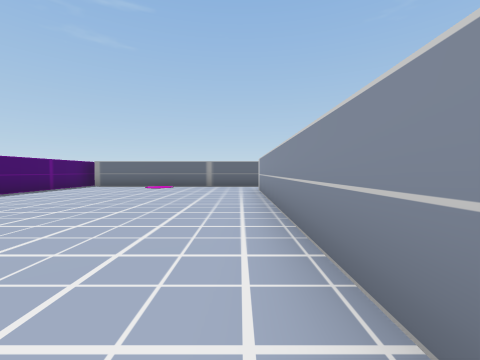
[1] (above)

22 first-person views from a walk through a scene from a Unity 3-D project. The camera is 0.59 m above the floor, tilts 2° down and sees 90° across. The floor is counted in squares, 1 m on a side. Each view is taken from the middle of a square. On the plan, view 1 faces up. The plan holds only what a view shows up to about 9 squares ahead; the rest is blank. The place goes on beyond the plan. The player character is not drawn. Some animated figures are not drawn.

[2]
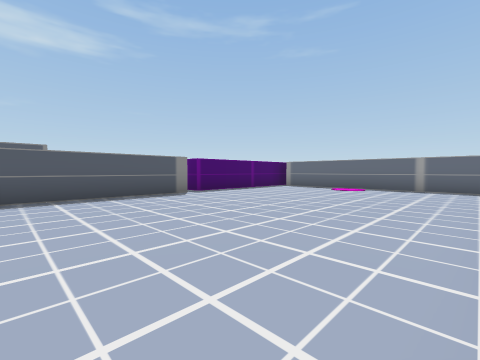

[3]
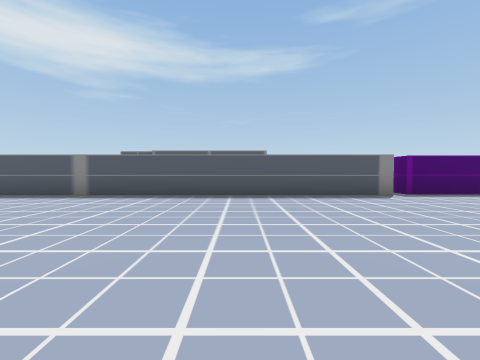

[4]
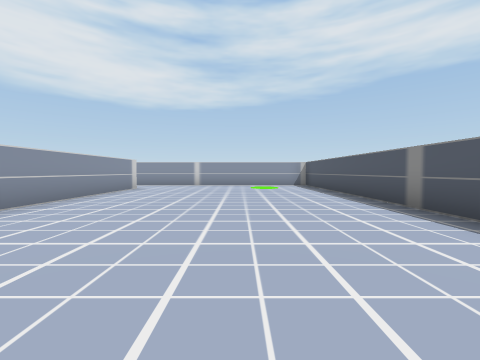

[5]
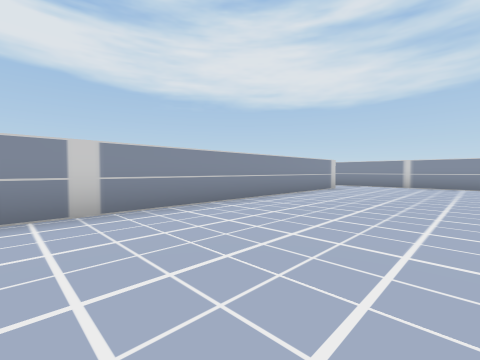

[6]
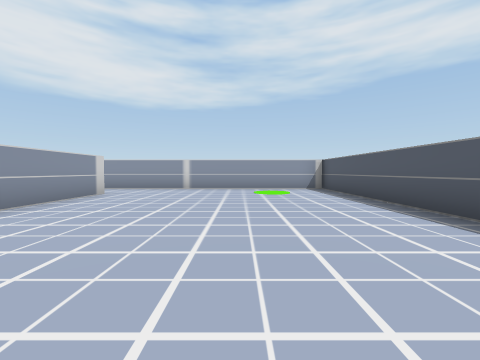

[7]
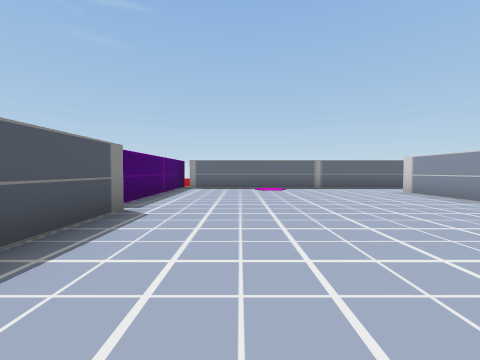

[8]
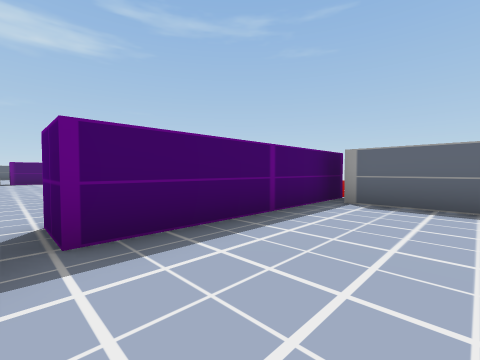

[9]
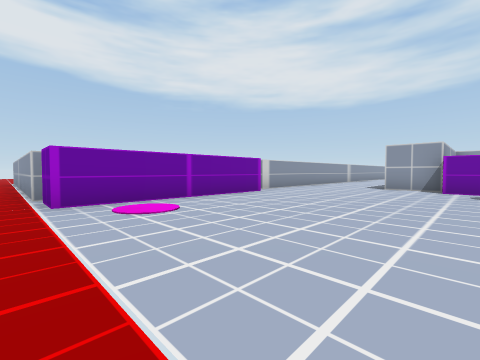

[10]
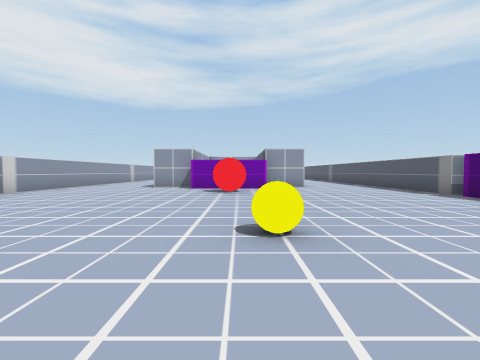

[11]
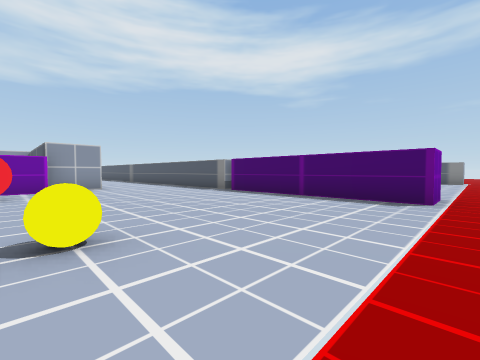

[12]
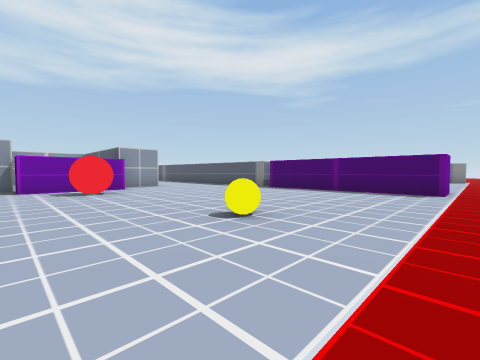

[13]
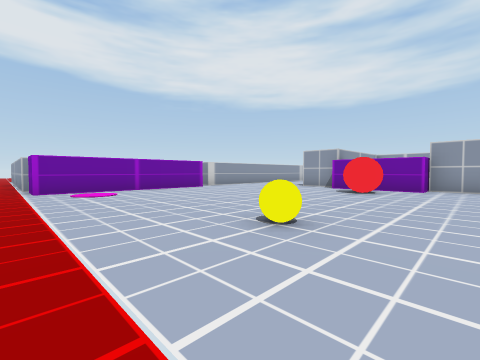

[14]
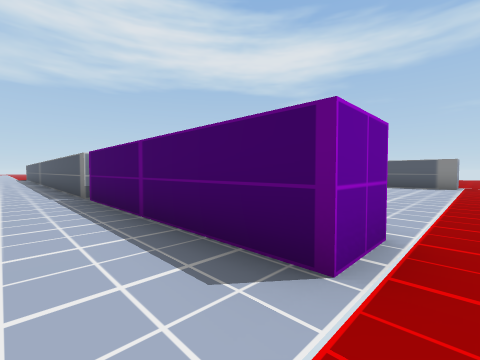

[15]
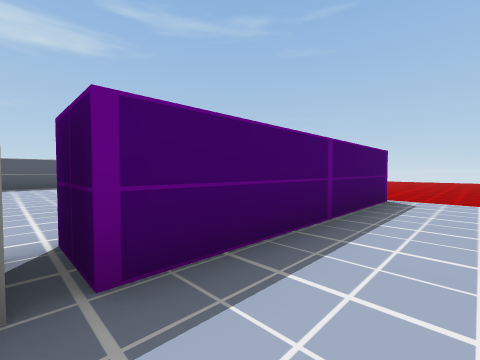

[16]
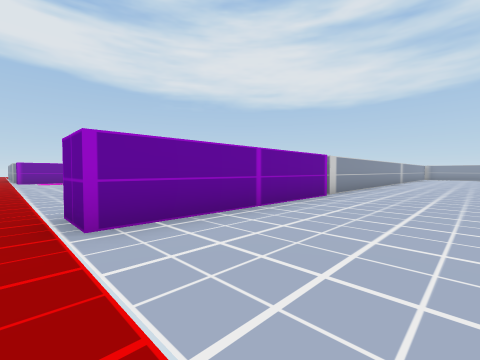

[17]
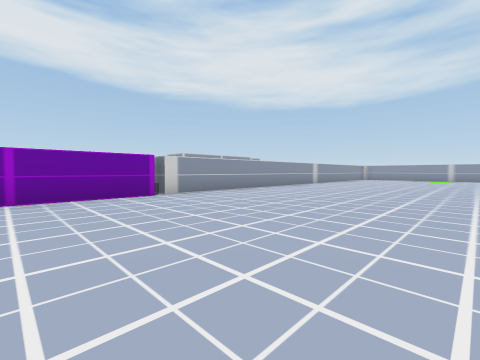

[18]
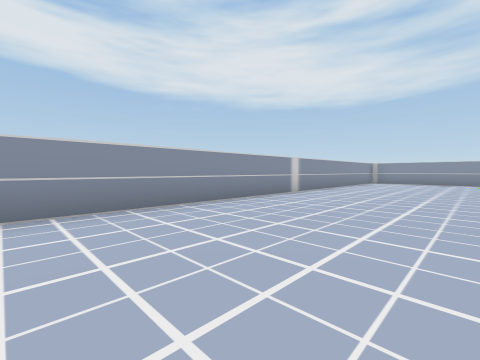

[19]
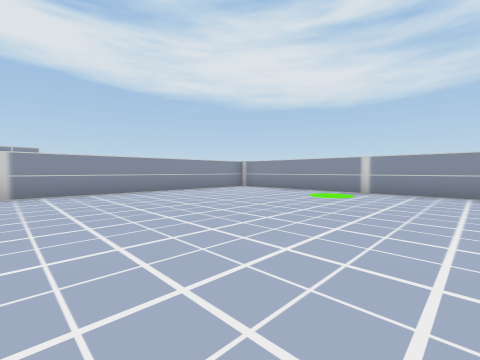

[20]
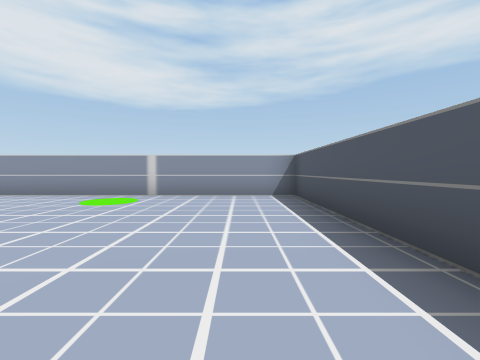

[21]
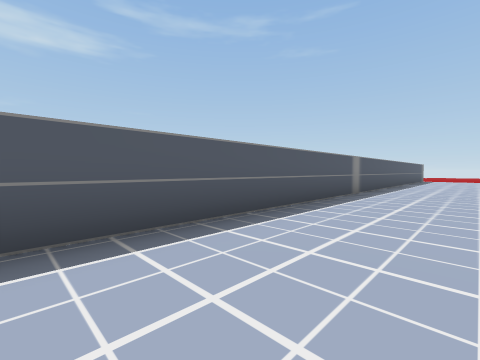

[22]
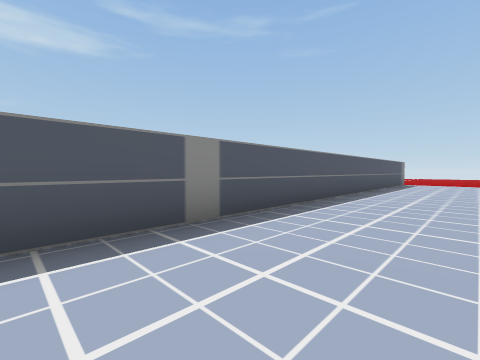

### Floor plan
Points are (right, up) in squares from view 1. A wall is a line through its corners. A room is listed if a view was taken in it or the views show most of it. See-through windows are left out.
Room 1 (views 1, 2, 3, 4, 5, 6, 7, 8)
walls: (-5.8, 4.8) (-5.8, -9.2) (0.6, -9.2); (0.6, -7.4) (0.6, 7.9); (0.4, 9.6) (-5.9, 9.6); (-6.2, 10.4) (-6.2, 5.3) (-7.2, 5.3)
ways out: opening at (-6.5, 5) to room 2; opening at (1, -8); opening at (1, 8.5)
Room 2 (views 9, 10, 11, 12, 13, 14, 15)
walls: (-11.4, 2.1) (-9.7, 2.1); (-13.9, 1.8) (-13.9, 2.7) (-11.3, 2.7) (-11.3, 1.6); (-15.5, 2.1) (-13.9, 2.1); (-7.2, 5.3) (-7.2, 10.4); (-18.3, 10.4) (-18.3, 5.3) (-19.3, 5.3); (-19.3, 5) (-18.3, 5) (-18.3, 3.5); (-6.8, 3.4) (-6.8, 4.8)
ways out: opening at (-6.5, 5) to room 1; opening at (-19, 11) to room 3; opening at (-17, 2.7); opening at (-8.5, 2.5); opening at (-7, 11)
objects: red ball (-13, 4) to (-12, 4); yellow ball (-13, 9)
Room 3 (views 16, 17, 18, 19, 20, 21, 22)
walls: (-19.3, 5.3) (-19.3, 10.4) (-18.3, 10.4); (-27.3, 10.4) (-27.3, -9.9) (-20, -9.9); (-19.3, -9.1) (-19.3, 5)
ways out: opening at (-19, 11) to room 2; opening at (-28, 11)

Where each view was taken, in squares from view 1:
view 1: 0 up, 0 right, facing up
view 2: 1 up, 0 right, facing up-left
view 3: 1 up, 0 right, facing left
view 4: 1 up, 3 left, facing down
view 5: 1 up, 3 left, facing down-right
view 6: 1 down, 3 left, facing down
view 7: 1 up, 4 left, facing up
view 8: 5 up, 4 left, facing up-left
view 9: 11 up, 12 left, facing down-right
view 10: 11 up, 13 left, facing down
view 11: 11 up, 13 left, facing down-left
view 12: 11 up, 11 left, facing down-left
view 13: 11 up, 15 left, facing down-right
view 14: 11 up, 17 left, facing down-left
view 15: 5 up, 17 left, facing up-left
view 16: 11 up, 22 left, facing down-right
view 17: 8 up, 25 left, facing down-right
view 18: 3 up, 23 left, facing down-right
view 19: 3 down, 26 left, facing down-right
view 20: 4 down, 26 left, facing down
view 21: 7 down, 25 left, facing up-left
view 22: 2 down, 25 left, facing up-left
